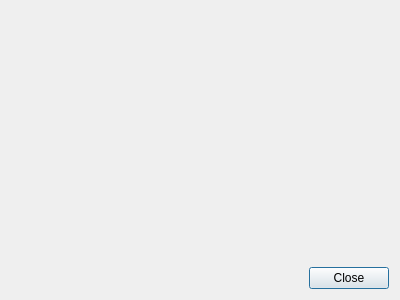
<?xml version="1.0" encoding="UTF-8"?>
<ui version="4.0">
 <class>DialogXDisasmReferences</class>
 <widget class="QDialog" name="DialogXDisasmReferences">
  <property name="geometry">
   <rect>
    <x>0</x>
    <y>0</y>
    <width>400</width>
    <height>300</height>
   </rect>
  </property>
  <property name="windowTitle">
   <string>References</string>
  </property>
  <layout class="QVBoxLayout" name="verticalLayout">
   <item>
    <spacer name="verticalSpacer">
     <property name="orientation">
      <enum>Qt::Vertical</enum>
     </property>
     <property name="sizeHint" stdset="0">
      <size>
       <width>20</width>
       <height>247</height>
      </size>
     </property>
    </spacer>
   </item>
   <item>
    <layout class="QHBoxLayout" name="horizontalLayout">
     <item>
      <spacer name="horizontalSpacer">
       <property name="orientation">
        <enum>Qt::Horizontal</enum>
       </property>
       <property name="sizeHint" stdset="0">
        <size>
         <width>40</width>
         <height>20</height>
        </size>
       </property>
      </spacer>
     </item>
     <item>
      <widget class="QPushButton" name="pushButtonClose">
       <property name="text">
        <string>Close</string>
       </property>
      </widget>
     </item>
    </layout>
   </item>
  </layout>
 </widget>
 <resources/>
 <connections/>
</ui>
